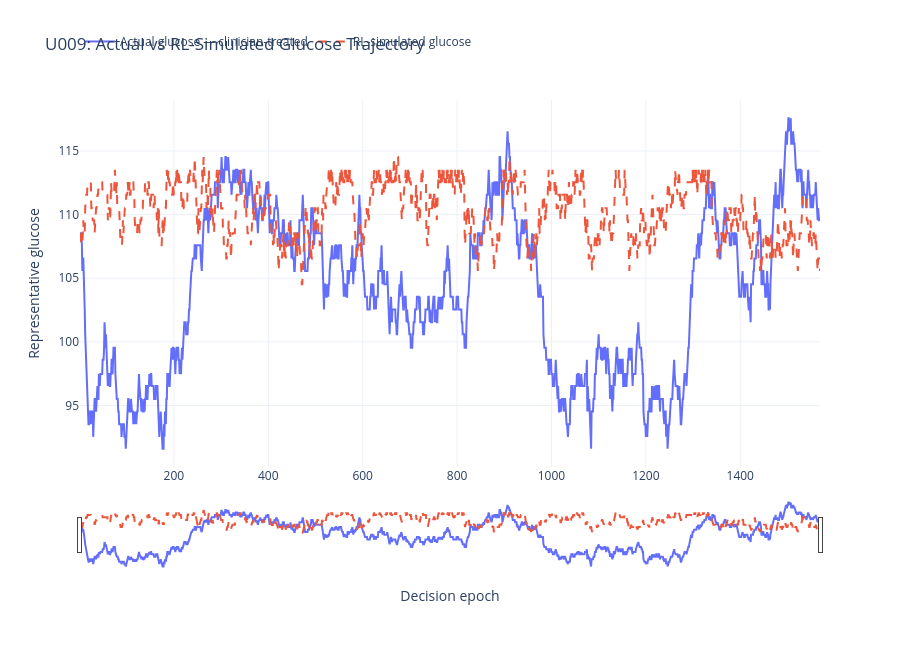
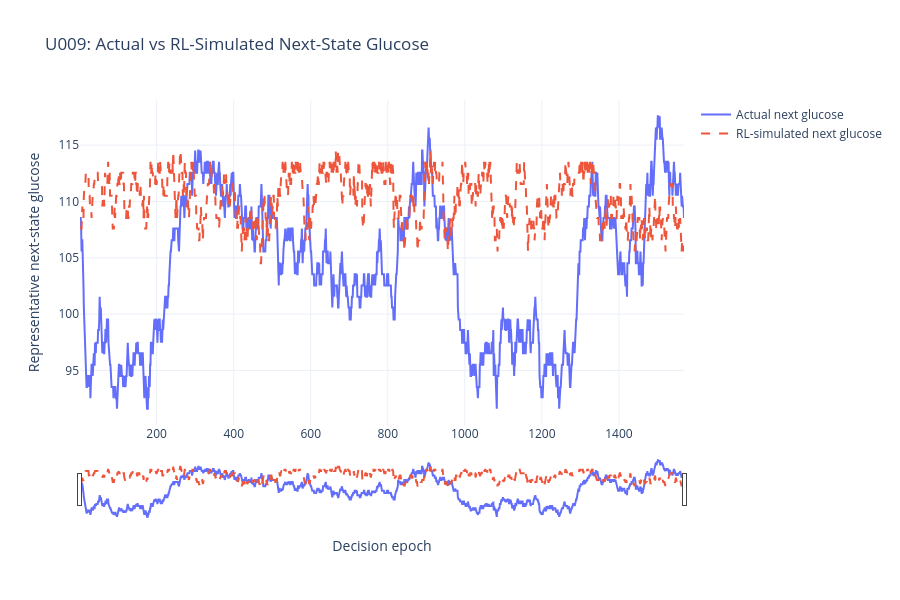
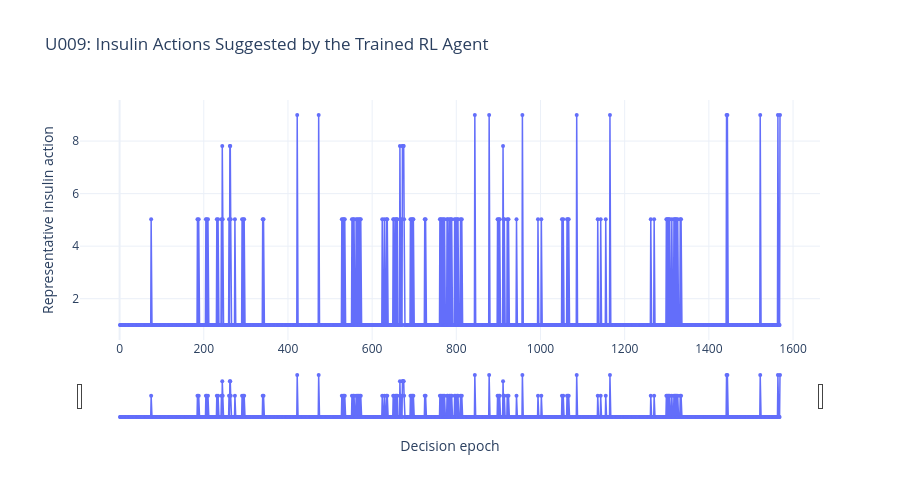
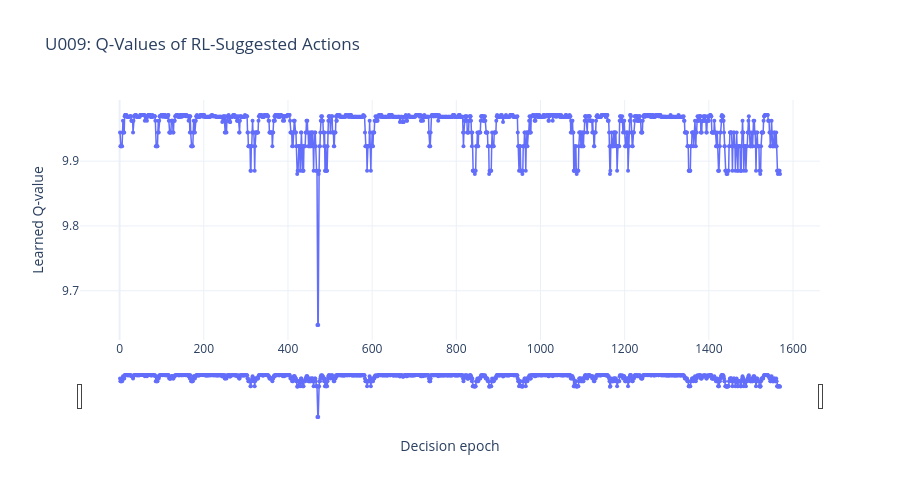

Here is the notebook cell these charts were saved with, in order:
### Code cell
# ============================================================
# CELL 10: INTERACTIVE PLOTS — ACTUAL VS RL-SIMULATED
# PATIENT U009
# ============================================================

# ------------------------------------------------------------
# 1. SELECT PATIENT AND PREPARE ACTUAL DATA
# ------------------------------------------------------------

PATIENT_ID = "U009"

# Actual observed trajectory under recorded clinician treatment.
actual_data = (
    filtered_test_transitions[
        filtered_test_transitions[PATIENT_COLUMN] == PATIENT_ID
    ]
    .sort_values(TIME_COLUMN)
    .copy()
    .reset_index(drop=True)
)

# Number actual decision epochs from 1.
actual_data["Decision_Epoch"] = np.arange(
    1, len(actual_data) + 1
)

# Actual glucose at the current and next observations.
actual_data["Actual_Glucose"] = (
    actual_data["Representative_Glucose"]
)

actual_data["Actual_Next_Glucose"] = (
    actual_data["Next_Representative_Glucose"]
)


# ------------------------------------------------------------
# 2. LOAD THE RL-SIMULATED TRAJECTORY
# ------------------------------------------------------------

rl_data = pd.read_csv(
    f"{PATIENT_ID}_trained_RL_agent_trajectory.csv"
).reset_index(drop=True)

if rl_data.empty:
    raise ValueError("The RL trajectory is empty.")

rl_data["Decision_Epoch"] = np.arange(
    1, len(rl_data) + 1
)


# ------------------------------------------------------------
# 3. CHECK DATA AVAILABILITY
# ------------------------------------------------------------

if actual_data.empty:
    raise ValueError(
        f"No actual filtered observations found for {PATIENT_ID}."
    )

required_rl_columns = [
    "Glucose_t",
    "Glucose_t_plus_1",
    "Insulin_Suggested",
    "Q_Value"
]

missing_columns = [
    col for col in required_rl_columns
    if col not in rl_data.columns
]

if missing_columns:
    raise ValueError(
        f"Missing columns in RL trajectory: {missing_columns}"
    )

print("PATIENT:", PATIENT_ID)
print("Actual decision epochs:", len(actual_data))
print("RL-simulated decision epochs:", len(rl_data))


# ------------------------------------------------------------
# 4. PLOT ACTUAL VS RL-SIMULATED GLUCOSE TRAJECTORY
# ------------------------------------------------------------

fig1 = go.Figure()

# Actual clinician-treated trajectory.
fig1.add_trace(
    go.Scatter(
        x=actual_data["Decision_Epoch"],
        y=actual_data["Actual_Glucose"],
        mode="lines",
        name="Actual glucose — clinician-treated",
        line=dict(width=2),
        hovertemplate=(
            "Decision epoch: %{x}<br>"
            "Actual glucose: %{y:.3f}"
            "<extra></extra>"
        )
    )
)

# RL-simulated trajectory.
fig1.add_trace(
    go.Scatter(
        x=rl_data["Decision_Epoch"],
        y=rl_data["Glucose_t"],
        mode="lines",
        name="RL-simulated glucose",
        line=dict(width=2, dash="dash"),
        hovertemplate=(
            "Decision epoch: %{x}<br>"
            "RL glucose: %{y:.3f}"
            "<extra></extra>"
        )
    )
)

fig1.update_layout(
    title=(
        "U009: Actual vs RL-Simulated Glucose Trajectory"
    ),
    xaxis_title="Decision epoch",
    yaxis_title="Representative glucose",
    hovermode="x unified",
    template="plotly_white",
    height=650,
    legend=dict(orientation="h", y=1.12)
)

fig1.update_xaxes(
    rangeslider_visible=True,
    rangeselector=dict(
        buttons=[
            dict(count=100, label="100 epochs", step="all"),
            dict(count=250, label="250 epochs", step="all"),
            dict(count=500, label="500 epochs", step="all"),
            dict(step="all", label="All")
        ]
    )
)

fig1.show(
    config={"scrollZoom": True, "displaylogo": False}
)


# ------------------------------------------------------------
# 5. PLOT NEXT-STATE GLUCOSE TRAJECTORIES
# ------------------------------------------------------------

fig2 = go.Figure()

fig2.add_trace(
    go.Scatter(
        x=actual_data["Decision_Epoch"],
        y=actual_data["Actual_Next_Glucose"],
        mode="lines",
        name="Actual next glucose",
        line=dict(width=2),
        hovertemplate=(
            "Decision epoch: %{x}<br>"
            "Actual next glucose: %{y:.3f}"
            "<extra></extra>"
        )
    )
)

fig2.add_trace(
    go.Scatter(
        x=rl_data["Decision_Epoch"],
        y=rl_data["Glucose_t_plus_1"],
        mode="lines",
        name="RL-simulated next glucose",
        line=dict(width=2, dash="dash"),
        hovertemplate=(
            "Decision epoch: %{x}<br>"
            "RL next glucose: %{y:.3f}"
            "<extra></extra>"
        )
    )
)

fig2.update_layout(
    title=(
        "U009: Actual vs RL-Simulated Next-State Glucose"
    ),
    xaxis_title="Decision epoch",
    yaxis_title="Representative next-state glucose",
    hovermode="x unified",
    template="plotly_white",
    height=600
)

fig2.update_xaxes(rangeslider_visible=True)

fig2.show(
    config={"scrollZoom": True, "displaylogo": False}
)


# ------------------------------------------------------------
# 6. PLOT THE RL AGENT'S SUGGESTED INSULIN ACTIONS
# ------------------------------------------------------------

fig3 = go.Figure()

fig3.add_trace(
    go.Scatter(
        x=rl_data["Decision_Epoch"],
        y=rl_data["Insulin_Suggested"],
        mode="lines+markers",
        name="RL-suggested insulin",
        marker=dict(size=4),
        line=dict(width=1.5),
        hovertemplate=(
            "Decision epoch: %{x}<br>"
            "Suggested insulin: %{y:.3f}"
            "<extra></extra>"
        )
    )
)

fig3.update_layout(
    title="U009: Insulin Actions Suggested by the Trained RL Agent",
    xaxis_title="Decision epoch",
    yaxis_title="Representative insulin action",
    hovermode="x unified",
    template="plotly_white",
    height=500
)

fig3.update_xaxes(rangeslider_visible=True)

fig3.show(
    config={"scrollZoom": True, "displaylogo": False}
)


# ------------------------------------------------------------
# 7. PLOT THE Q-VALUES OF THE SELECTED ACTIONS
# ------------------------------------------------------------

fig4 = go.Figure()

fig4.add_trace(
    go.Scatter(
        x=rl_data["Decision_Epoch"],
        y=rl_data["Q_Value"],
        mode="lines+markers",
        name="Selected action Q-value",
        marker=dict(size=4),
        line=dict(width=1.5),
        hovertemplate=(
            "Decision epoch: %{x}<br>"
            "Q-value: %{y:.4f}"
            "<extra></extra>"
        )
    )
)

fig4.update_layout(
    title="U009: Q-Values of RL-Suggested Actions",
    xaxis_title="Decision epoch",
    yaxis_title="Learned Q-value",
    hovermode="x unified",
    template="plotly_white",
    height=500
)

fig4.update_xaxes(rangeslider_visible=True)

fig4.show(
    config={"scrollZoom": True, "displaylogo": False}
)


# ------------------------------------------------------------
# 8. DISPLAY THE ACTUAL CLINICIAN-TREATED DATA
# ------------------------------------------------------------

print("\nACTUAL CLINICIAN-TREATED TRAJECTORY")

display(
    actual_data[
        [
            "Decision_Epoch",
            "State_ID",
            "Action_ID",
            "Next_State_ID",
            "Actual_Glucose",
            "Actual_Next_Glucose",
            "Elapsed_Minutes"
        ]
    ].head(20)
)


# ------------------------------------------------------------
# 9. DISPLAY THE RL-SIMULATED DATA
# ------------------------------------------------------------

print("\nRL-SIMULATED TRAJECTORY")

display(
    rl_data[
        [
            "Decision_Epoch",
            "s_t",
            "a_t_suggested",
            "s_t+1",
            "Glucose_t",
            "Insulin_Suggested",
            "Glucose_t_plus_1",
            "Q_Value"
        ]
    ].head(20)
)


# ------------------------------------------------------------
# 10. SAVE THE COMPARISON DATA
# ------------------------------------------------------------

actual_data.to_csv(
    "U009_actual_clinician_trajectory.csv",
    index=False
)

rl_data.to_csv(
    "U009_trained_RL_agent_trajectory.csv",
    index=False
)

print("\nINTERACTIVE PLOTTING COMPLETED.")
print("Patient:", PATIENT_ID)

### Figure 1 — Plotly figure (JSON) as saved in the notebook; plotly's stock layout.template omitted (floating-point values rounded to 4 significant figures; data arrays with more than 128 entries replaced by an {"elided": "..."} marker saying what was removed)
{"data": [{"hovertemplate": "Decision epoch: %{x}<br>Actual glucose: %{y:.3f}<extra></extra>", "line": {"width": 2}, "mode": "lines", "name": "Actual glucose — clinician-treated", "type": "scatter", "x": {"elided": "1569 int values"}, "y": {"elided": "1569 float values"}}, {"hovertemplate": "Decision epoch: %{x}<br>RL glucose: %{y:.3f}<extra></extra>", "line": {"dash": "dash", "width": 2}, "mode": "lines", "name": "RL-simulated glucose", "type": "scatter", "x": {"elided": "1569 int values"}, "y": {"elided": "1569 float values"}}], "layout": {"height": 650, "hovermode": "x unified", "legend": {"orientation": "h", "y": 1.12}, "title": {"text": "U009: Actual vs RL-Simulated Glucose Trajectory"}, "xaxis": {"rangeselector": {"buttons": [{"count": 100, "label": "100 epochs", "step": "all"}, {"count": 250, "label": "250 epochs", "step": "all"}, {"count": 500, "label": "500 epochs", "step": "all"}, {"label": "All", "step": "all"}]}, "rangeslider": {"visible": true}, "title": {"text": "Decision epoch"}}, "yaxis": {"title": {"text": "Representative glucose"}}}}

### Figure 2 — Plotly figure (JSON) as saved in the notebook; plotly's stock layout.template omitted (floating-point values rounded to 4 significant figures; data arrays with more than 128 entries replaced by an {"elided": "..."} marker saying what was removed)
{"data": [{"hovertemplate": "Decision epoch: %{x}<br>Actual next glucose: %{y:.3f}<extra></extra>", "line": {"width": 2}, "mode": "lines", "name": "Actual next glucose", "type": "scatter", "x": {"elided": "1569 int values"}, "y": {"elided": "1569 float values"}}, {"hovertemplate": "Decision epoch: %{x}<br>RL next glucose: %{y:.3f}<extra></extra>", "line": {"dash": "dash", "width": 2}, "mode": "lines", "name": "RL-simulated next glucose", "type": "scatter", "x": {"elided": "1569 int values"}, "y": {"elided": "1569 float values"}}], "layout": {"height": 600, "hovermode": "x unified", "title": {"text": "U009: Actual vs RL-Simulated Next-State Glucose"}, "xaxis": {"rangeslider": {"visible": true}, "title": {"text": "Decision epoch"}}, "yaxis": {"title": {"text": "Representative next-state glucose"}}}}

### Figure 3 — Plotly figure (JSON) as saved in the notebook; plotly's stock layout.template omitted (floating-point values rounded to 4 significant figures; data arrays with more than 128 entries replaced by an {"elided": "..."} marker saying what was removed)
{"data": [{"hovertemplate": "Decision epoch: %{x}<br>Suggested insulin: %{y:.3f}<extra></extra>", "line": {"width": 1.5}, "marker": {"size": 4}, "mode": "lines+markers", "name": "RL-suggested insulin", "type": "scatter", "x": {"elided": "1569 int values"}, "y": {"elided": "1569 float values"}}], "layout": {"height": 500, "hovermode": "x unified", "title": {"text": "U009: Insulin Actions Suggested by the Trained RL Agent"}, "xaxis": {"rangeslider": {"visible": true}, "title": {"text": "Decision epoch"}}, "yaxis": {"title": {"text": "Representative insulin action"}}}}

### Figure 4 — Plotly figure (JSON) as saved in the notebook; plotly's stock layout.template omitted (floating-point values rounded to 4 significant figures; data arrays with more than 128 entries replaced by an {"elided": "..."} marker saying what was removed)
{"data": [{"hovertemplate": "Decision epoch: %{x}<br>Q-value: %{y:.4f}<extra></extra>", "line": {"width": 1.5}, "marker": {"size": 4}, "mode": "lines+markers", "name": "Selected action Q-value", "type": "scatter", "x": {"elided": "1569 int values"}, "y": {"elided": "1569 float values"}}], "layout": {"height": 500, "hovermode": "x unified", "title": {"text": "U009: Q-Values of RL-Suggested Actions"}, "xaxis": {"rangeslider": {"visible": true}, "title": {"text": "Decision epoch"}}, "yaxis": {"title": {"text": "Learned Q-value"}}}}
